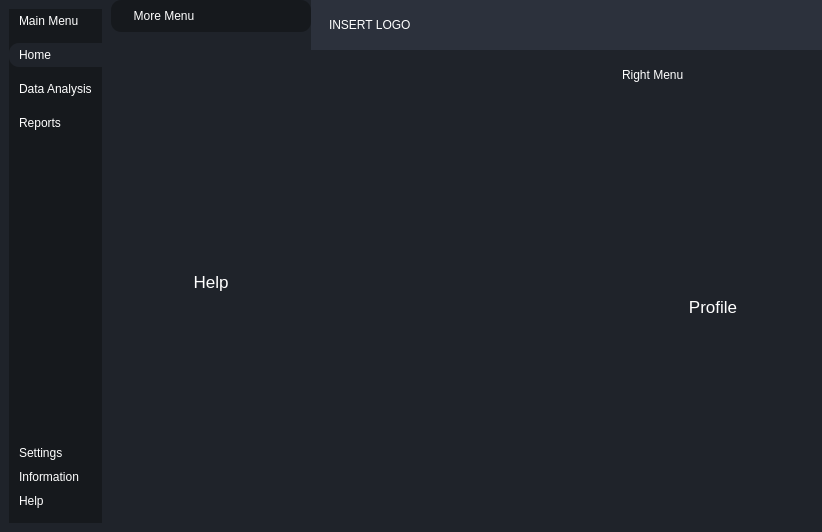
<?xml version="1.0" encoding="UTF-8"?>
<ui version="4.0">
 <class>MainWindow</class>
 <widget class="QMainWindow" name="MainWindow">
  <property name="geometry">
   <rect>
    <x>0</x>
    <y>0</y>
    <width>822</width>
    <height>532</height>
   </rect>
  </property>
  <property name="windowTitle">
   <string>MainWindow</string>
  </property>
  <property name="styleSheet">
   <string notr="true">*{
	border: none;
	background-color:transparent;
	background:transparent;
	padding: 0;
	margin: 0;
	color: #fff;
}
#centralwidget{
	background-color: #1f232a;
}
#leftMenuSubContainer{
	background-color: #16191d;
}
#leftMenuSubContainer QPushButton{
	text-align: left;
	padding: 5px 10px;
	border-top-left-radius: 10px;
	border-bottom-left-radius: 10px;
}
#centerMenuSubContainer{
	background-color: #2c313c;
}
#frame_4, frame_8{
	background-color: #16191d;
	border-radius: 10px;
}
#headerContainer{
	background-color: #2c313c;
}</string>
  </property>
  <widget class="QWidget" name="centralwidget">
   <layout class="QHBoxLayout" name="horizontalLayout">
    <property name="spacing">
     <number>0</number>
    </property>
    <property name="leftMargin">
     <number>0</number>
    </property>
    <property name="topMargin">
     <number>0</number>
    </property>
    <property name="rightMargin">
     <number>0</number>
    </property>
    <property name="bottomMargin">
     <number>0</number>
    </property>
    <item alignment="Qt::AlignLeft">
     <widget class="QWidget" name="leftMenuContainer" native="true">
      <layout class="QVBoxLayout" name="verticalLayout">
       <item alignment="Qt::AlignLeft">
        <widget class="QWidget" name="leftMenuSubContainer" native="true">
         <layout class="QVBoxLayout" name="verticalLayout_2">
          <property name="spacing">
           <number>0</number>
          </property>
          <property name="leftMargin">
           <number>0</number>
          </property>
          <property name="topMargin">
           <number>0</number>
          </property>
          <property name="rightMargin">
           <number>0</number>
          </property>
          <property name="bottomMargin">
           <number>0</number>
          </property>
          <item>
           <widget class="QFrame" name="frame_1">
            <property name="frameShape">
             <enum>QFrame::StyledPanel</enum>
            </property>
            <property name="frameShadow">
             <enum>QFrame::Raised</enum>
            </property>
            <layout class="QHBoxLayout" name="horizontalLayout_2">
             <property name="spacing">
              <number>0</number>
             </property>
             <property name="leftMargin">
              <number>0</number>
             </property>
             <property name="topMargin">
              <number>0</number>
             </property>
             <property name="rightMargin">
              <number>0</number>
             </property>
             <property name="bottomMargin">
              <number>0</number>
             </property>
             <item>
              <widget class="QPushButton" name="menuBtn">
               <property name="toolTip">
                <string>Menu</string>
               </property>
               <property name="text">
                <string>Main Menu</string>
               </property>
               <property name="icon">
                <iconset resource="resources.qrc">
                 <normaloff>:/icons/Icons/list.svg</normaloff>:/icons/Icons/list.svg</iconset>
               </property>
               <property name="iconSize">
                <size>
                 <width>24</width>
                 <height>24</height>
                </size>
               </property>
              </widget>
             </item>
            </layout>
           </widget>
          </item>
          <item>
           <widget class="QFrame" name="frame_2">
            <property name="sizePolicy">
             <sizepolicy hsizetype="Preferred" vsizetype="Preferred">
              <horstretch>0</horstretch>
              <verstretch>0</verstretch>
             </sizepolicy>
            </property>
            <property name="frameShape">
             <enum>QFrame::StyledPanel</enum>
            </property>
            <property name="frameShadow">
             <enum>QFrame::Raised</enum>
            </property>
            <layout class="QVBoxLayout" name="verticalLayout_3">
             <property name="spacing">
              <number>10</number>
             </property>
             <property name="leftMargin">
              <number>0</number>
             </property>
             <property name="topMargin">
              <number>10</number>
             </property>
             <property name="rightMargin">
              <number>0</number>
             </property>
             <property name="bottomMargin">
              <number>0</number>
             </property>
             <item>
              <widget class="QPushButton" name="homeBtn">
               <property name="toolTip">
                <string>Home</string>
               </property>
               <property name="styleSheet">
                <string notr="true">background-color: #1f232a;</string>
               </property>
               <property name="text">
                <string>Home</string>
               </property>
               <property name="icon">
                <iconset resource="resources.qrc">
                 <normaloff>:/icons/Icons/home.svg</normaloff>:/icons/Icons/home.svg</iconset>
               </property>
               <property name="iconSize">
                <size>
                 <width>24</width>
                 <height>24</height>
                </size>
               </property>
              </widget>
             </item>
             <item>
              <widget class="QPushButton" name="dataBtn">
               <property name="toolTip">
                <string>Data Analysis</string>
               </property>
               <property name="text">
                <string>Data Analysis</string>
               </property>
               <property name="icon">
                <iconset resource="resources.qrc">
                 <normaloff>:/icons/Icons/menu.svg</normaloff>:/icons/Icons/menu.svg</iconset>
               </property>
               <property name="iconSize">
                <size>
                 <width>24</width>
                 <height>24</height>
                </size>
               </property>
              </widget>
             </item>
             <item>
              <widget class="QPushButton" name="reportBtn">
               <property name="toolTip">
                <string>View Reports</string>
               </property>
               <property name="text">
                <string>Reports</string>
               </property>
               <property name="icon">
                <iconset resource="resources.qrc">
                 <normaloff>:/icons/Icons/printer.svg</normaloff>:/icons/Icons/printer.svg</iconset>
               </property>
               <property name="iconSize">
                <size>
                 <width>24</width>
                 <height>24</height>
                </size>
               </property>
              </widget>
             </item>
            </layout>
           </widget>
          </item>
          <item>
           <spacer name="verticalSpacer">
            <property name="orientation">
             <enum>Qt::Vertical</enum>
            </property>
            <property name="sizeHint" stdset="0">
             <size>
              <width>20</width>
              <height>40</height>
             </size>
            </property>
           </spacer>
          </item>
          <item alignment="Qt::AlignBottom">
           <widget class="QFrame" name="frame_3">
            <property name="frameShape">
             <enum>QFrame::StyledPanel</enum>
            </property>
            <property name="frameShadow">
             <enum>QFrame::Raised</enum>
            </property>
            <layout class="QVBoxLayout" name="verticalLayout_4">
             <property name="spacing">
              <number>0</number>
             </property>
             <property name="leftMargin">
              <number>0</number>
             </property>
             <property name="topMargin">
              <number>10</number>
             </property>
             <property name="rightMargin">
              <number>0</number>
             </property>
             <property name="bottomMargin">
              <number>10</number>
             </property>
             <item>
              <widget class="QPushButton" name="settingsBtn">
               <property name="toolTip">
                <string>Go to settings</string>
               </property>
               <property name="text">
                <string>Settings</string>
               </property>
               <property name="icon">
                <iconset resource="resources.qrc">
                 <normaloff>:/icons/Icons/settings.svg</normaloff>:/icons/Icons/settings.svg</iconset>
               </property>
               <property name="iconSize">
                <size>
                 <width>24</width>
                 <height>24</height>
                </size>
               </property>
              </widget>
             </item>
             <item>
              <widget class="QPushButton" name="infoBtn">
               <property name="toolTip">
                <string>Information about the app</string>
               </property>
               <property name="text">
                <string>Information</string>
               </property>
               <property name="icon">
                <iconset resource="resources.qrc">
                 <normaloff>:/icons/Icons/info.svg</normaloff>:/icons/Icons/info.svg</iconset>
               </property>
               <property name="iconSize">
                <size>
                 <width>24</width>
                 <height>24</height>
                </size>
               </property>
              </widget>
             </item>
             <item>
              <widget class="QPushButton" name="helpBtn">
               <property name="toolTip">
                <string>Get more help</string>
               </property>
               <property name="text">
                <string>Help</string>
               </property>
               <property name="icon">
                <iconset resource="resources.qrc">
                 <normaloff>:/icons/Icons/help-circle.svg</normaloff>:/icons/Icons/help-circle.svg</iconset>
               </property>
               <property name="iconSize">
                <size>
                 <width>24</width>
                 <height>24</height>
                </size>
               </property>
              </widget>
             </item>
            </layout>
           </widget>
          </item>
         </layout>
        </widget>
       </item>
      </layout>
     </widget>
    </item>
    <item>
     <widget class="QWidget" name="centerMenuContainer" native="true">
      <property name="minimumSize">
       <size>
        <width>200</width>
        <height>0</height>
       </size>
      </property>
      <layout class="QVBoxLayout" name="verticalLayout_5">
       <property name="spacing">
        <number>0</number>
       </property>
       <property name="leftMargin">
        <number>0</number>
       </property>
       <property name="topMargin">
        <number>0</number>
       </property>
       <property name="rightMargin">
        <number>0</number>
       </property>
       <property name="bottomMargin">
        <number>0</number>
       </property>
       <item alignment="Qt::AlignLeft">
        <widget class="QWidget" name="centermenuSubContainer" native="true">
         <property name="minimumSize">
          <size>
           <width>200</width>
           <height>0</height>
          </size>
         </property>
         <layout class="QVBoxLayout" name="verticalLayout_6">
          <property name="spacing">
           <number>0</number>
          </property>
          <property name="leftMargin">
           <number>0</number>
          </property>
          <property name="topMargin">
           <number>0</number>
          </property>
          <property name="rightMargin">
           <number>0</number>
          </property>
          <property name="bottomMargin">
           <number>0</number>
          </property>
          <item>
           <widget class="QFrame" name="frame_4">
            <property name="frameShape">
             <enum>QFrame::StyledPanel</enum>
            </property>
            <property name="frameShadow">
             <enum>QFrame::Raised</enum>
            </property>
            <layout class="QHBoxLayout" name="horizontalLayout_3">
             <item>
              <widget class="QLabel" name="label">
               <property name="text">
                <string>More Menu</string>
               </property>
               <property name="alignment">
                <set>Qt::AlignCenter</set>
               </property>
              </widget>
             </item>
             <item alignment="Qt::AlignRight">
              <widget class="QPushButton" name="pushButton">
               <property name="text">
                <string/>
               </property>
               <property name="icon">
                <iconset resource="resources.qrc">
                 <normaloff>:/icons/Icons/x-circle.svg</normaloff>:/icons/Icons/x-circle.svg</iconset>
               </property>
               <property name="iconSize">
                <size>
                 <width>24</width>
                 <height>24</height>
                </size>
               </property>
              </widget>
             </item>
            </layout>
           </widget>
          </item>
          <item>
           <widget class="QStackedWidget" name="stackedWidget">
            <property name="currentIndex">
             <number>1</number>
            </property>
            <widget class="QWidget" name="page_3">
             <layout class="QVBoxLayout" name="verticalLayout_7">
              <item>
               <widget class="QLabel" name="label_2">
                <property name="font">
                 <font>
                  <pointsize>13</pointsize>
                 </font>
                </property>
                <property name="text">
                 <string>Settings</string>
                </property>
                <property name="alignment">
                 <set>Qt::AlignCenter</set>
                </property>
               </widget>
              </item>
             </layout>
            </widget>
            <widget class="QWidget" name="page_5">
             <layout class="QVBoxLayout" name="verticalLayout_9">
              <item>
               <widget class="QLabel" name="label_4">
                <property name="font">
                 <font>
                  <pointsize>13</pointsize>
                 </font>
                </property>
                <property name="text">
                 <string>Help</string>
                </property>
                <property name="alignment">
                 <set>Qt::AlignCenter</set>
                </property>
               </widget>
              </item>
             </layout>
            </widget>
            <widget class="QWidget" name="page_4">
             <layout class="QVBoxLayout" name="verticalLayout_8">
              <item>
               <widget class="QLabel" name="label_3">
                <property name="font">
                 <font>
                  <pointsize>13</pointsize>
                 </font>
                </property>
                <property name="text">
                 <string>Information</string>
                </property>
                <property name="alignment">
                 <set>Qt::AlignCenter</set>
                </property>
               </widget>
              </item>
             </layout>
            </widget>
           </widget>
          </item>
         </layout>
        </widget>
       </item>
      </layout>
     </widget>
    </item>
    <item>
     <widget class="QWidget" name="mainBodyContainer" native="true">
      <property name="sizePolicy">
       <sizepolicy hsizetype="Expanding" vsizetype="Preferred">
        <horstretch>0</horstretch>
        <verstretch>0</verstretch>
       </sizepolicy>
      </property>
      <property name="styleSheet">
       <string notr="true"/>
      </property>
      <layout class="QVBoxLayout" name="verticalLayout_10">
       <property name="spacing">
        <number>0</number>
       </property>
       <property name="leftMargin">
        <number>0</number>
       </property>
       <property name="topMargin">
        <number>0</number>
       </property>
       <property name="rightMargin">
        <number>0</number>
       </property>
       <property name="bottomMargin">
        <number>0</number>
       </property>
       <item alignment="Qt::AlignTop">
        <widget class="QWidget" name="headerContainer" native="true">
         <layout class="QHBoxLayout" name="horizontalLayout_8">
          <item>
           <widget class="QFrame" name="frame_5">
            <property name="frameShape">
             <enum>QFrame::StyledPanel</enum>
            </property>
            <property name="frameShadow">
             <enum>QFrame::Raised</enum>
            </property>
            <layout class="QHBoxLayout" name="horizontalLayout_6">
             <item>
              <widget class="QLabel" name="label_5">
               <property name="text">
                <string>INSERT LOGO</string>
               </property>
              </widget>
             </item>
            </layout>
           </widget>
          </item>
          <item alignment="Qt::AlignHCenter">
           <widget class="QFrame" name="frame_6">
            <property name="frameShape">
             <enum>QFrame::StyledPanel</enum>
            </property>
            <property name="frameShadow">
             <enum>QFrame::Raised</enum>
            </property>
            <layout class="QHBoxLayout" name="horizontalLayout_7">
             <item>
              <widget class="QPushButton" name="pushButton_7">
               <property name="text">
                <string/>
               </property>
               <property name="icon">
                <iconset resource="resources.qrc">
                 <normaloff>:/icons/Icons/more-horizontal.svg</normaloff>:/icons/Icons/more-horizontal.svg</iconset>
               </property>
              </widget>
             </item>
             <item>
              <widget class="QPushButton" name="pushButton_5">
               <property name="text">
                <string/>
               </property>
               <property name="icon">
                <iconset resource="resources.qrc">
                 <normaloff>:/icons/Icons/user.svg</normaloff>:/icons/Icons/user.svg</iconset>
               </property>
              </widget>
             </item>
            </layout>
           </widget>
          </item>
          <item alignment="Qt::AlignRight">
           <widget class="QFrame" name="frame_7">
            <property name="frameShape">
             <enum>QFrame::StyledPanel</enum>
            </property>
            <property name="frameShadow">
             <enum>QFrame::Raised</enum>
            </property>
            <layout class="QHBoxLayout" name="horizontalLayout_4">
             <item>
              <widget class="QPushButton" name="pushButton_2">
               <property name="text">
                <string/>
               </property>
               <property name="icon">
                <iconset resource="resources.qrc">
                 <normaloff>:/icons/Icons/minus.svg</normaloff>:/icons/Icons/minus.svg</iconset>
               </property>
              </widget>
             </item>
             <item>
              <widget class="QPushButton" name="pushButton_3">
               <property name="text">
                <string/>
               </property>
               <property name="icon">
                <iconset resource="resources.qrc">
                 <normaloff>:/icons/Icons/square.svg</normaloff>:/icons/Icons/square.svg</iconset>
               </property>
              </widget>
             </item>
             <item>
              <widget class="QPushButton" name="pushButton_4">
               <property name="text">
                <string/>
               </property>
               <property name="icon">
                <iconset resource="resources.qrc">
                 <normaloff>:/icons/Icons/x.svg</normaloff>:/icons/Icons/x.svg</iconset>
               </property>
              </widget>
             </item>
            </layout>
           </widget>
          </item>
         </layout>
        </widget>
       </item>
       <item>
        <widget class="QWidget" name="mainBodyContent" native="true">
         <property name="sizePolicy">
          <sizepolicy hsizetype="Preferred" vsizetype="Expanding">
           <horstretch>0</horstretch>
           <verstretch>0</verstretch>
          </sizepolicy>
         </property>
         <layout class="QHBoxLayout" name="horizontalLayout_5">
          <item>
           <widget class="QWidget" name="mainContentsContainer" native="true"/>
          </item>
          <item alignment="Qt::AlignRight">
           <widget class="QWidget" name="rightMenuContainer" native="true">
            <property name="minimumSize">
             <size>
              <width>200</width>
              <height>0</height>
             </size>
            </property>
            <layout class="QVBoxLayout" name="verticalLayout_11">
             <property name="spacing">
              <number>0</number>
             </property>
             <property name="leftMargin">
              <number>0</number>
             </property>
             <property name="topMargin">
              <number>0</number>
             </property>
             <property name="rightMargin">
              <number>0</number>
             </property>
             <property name="bottomMargin">
              <number>0</number>
             </property>
             <item>
              <widget class="QWidget" name="rightMenuSubContainer" native="true">
               <property name="minimumSize">
                <size>
                 <width>200</width>
                 <height>0</height>
                </size>
               </property>
               <layout class="QVBoxLayout" name="verticalLayout_12">
                <property name="spacing">
                 <number>0</number>
                </property>
                <property name="leftMargin">
                 <number>0</number>
                </property>
                <property name="topMargin">
                 <number>0</number>
                </property>
                <property name="rightMargin">
                 <number>0</number>
                </property>
                <property name="bottomMargin">
                 <number>0</number>
                </property>
                <item>
                 <widget class="QFrame" name="frame_8">
                  <property name="frameShape">
                   <enum>QFrame::StyledPanel</enum>
                  </property>
                  <property name="frameShadow">
                   <enum>QFrame::Raised</enum>
                  </property>
                  <layout class="QHBoxLayout" name="horizontalLayout_9">
                   <item>
                    <widget class="QLabel" name="label_6">
                     <property name="text">
                      <string>Right Menu</string>
                     </property>
                    </widget>
                   </item>
                   <item alignment="Qt::AlignRight">
                    <widget class="QPushButton" name="pushButton_6">
                     <property name="text">
                      <string/>
                     </property>
                     <property name="icon">
                      <iconset resource="resources.qrc">
                       <normaloff>:/icons/Icons/x-circle.svg</normaloff>:/icons/Icons/x-circle.svg</iconset>
                     </property>
                     <property name="iconSize">
                      <size>
                       <width>24</width>
                       <height>24</height>
                      </size>
                     </property>
                    </widget>
                   </item>
                  </layout>
                 </widget>
                </item>
                <item>
                 <widget class="QStackedWidget" name="stackedWidget_2">
                  <widget class="QWidget" name="page">
                   <layout class="QVBoxLayout" name="verticalLayout_13">
                    <item>
                     <widget class="QLabel" name="label_7">
                      <property name="font">
                       <font>
                        <pointsize>13</pointsize>
                       </font>
                      </property>
                      <property name="text">
                       <string>Profile</string>
                      </property>
                      <property name="alignment">
                       <set>Qt::AlignCenter</set>
                      </property>
                     </widget>
                    </item>
                   </layout>
                  </widget>
                  <widget class="QWidget" name="page_2">
                   <layout class="QVBoxLayout" name="verticalLayout_14">
                    <item>
                     <widget class="QLabel" name="label_8">
                      <property name="font">
                       <font>
                        <pointsize>13</pointsize>
                       </font>
                      </property>
                      <property name="text">
                       <string>More...</string>
                      </property>
                      <property name="alignment">
                       <set>Qt::AlignCenter</set>
                      </property>
                     </widget>
                    </item>
                   </layout>
                  </widget>
                 </widget>
                </item>
               </layout>
              </widget>
             </item>
            </layout>
           </widget>
          </item>
         </layout>
        </widget>
       </item>
      </layout>
     </widget>
    </item>
   </layout>
  </widget>
 </widget>
 <resources>
  <include location="resources.qrc"/>
 </resources>
 <connections/>
</ui>
